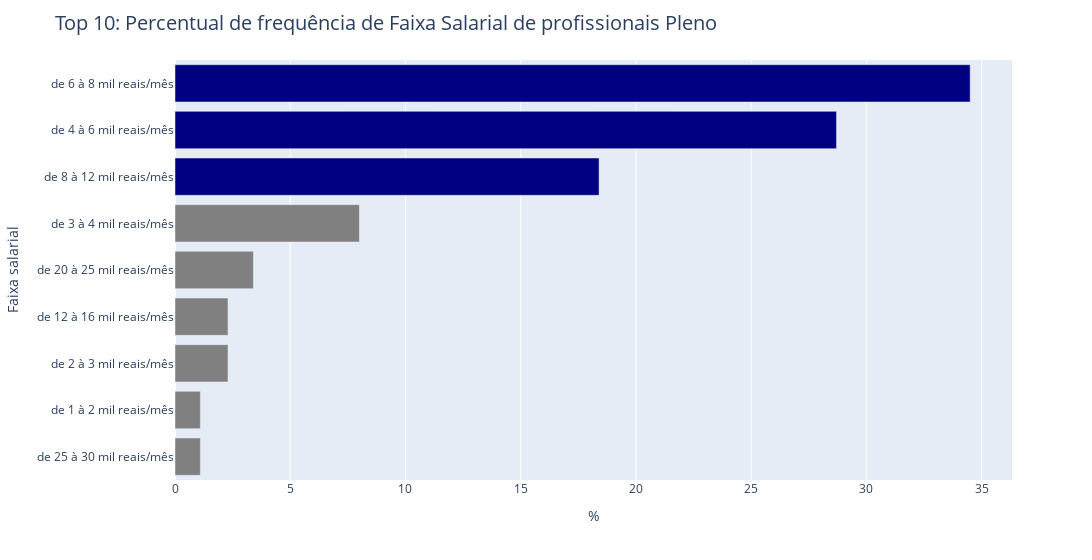

The cell this chart's notebook holds for it:
### Code cell
f.grafico_barras(freq_faixa_salarial_pleno,'Faixa salarial','Top 10: Percentual de frequência de Faixa Salarial de profissionais Pleno','cores_tres_barras',10)

### Figure 1 — Plotly figure (JSON) as saved in the notebook; plotly's stock layout.template omitted (floating-point values rounded to 4 significant figures)
{"data": [{"alignmentgroup": "True", "hovertemplate": "Faixa salarial=%{y}<br>%=%{x}<extra></extra>", "legendgroup": "de 6 à 8 mil reais/mês", "marker": {"color": "navy", "pattern": {"shape": ""}}, "name": "de 6 à 8 mil reais/mês", "offsetgroup": "de 6 à 8 mil reais/mês", "orientation": "h", "showlegend": true, "textposition": "auto", "type": "bar", "x": [34.5], "xaxis": "x", "y": ["de 6 à 8 mil reais/mês"], "yaxis": "y"}, {"alignmentgroup": "True", "hovertemplate": "Faixa salarial=%{y}<br>%=%{x}<extra></extra>", "legendgroup": "de 4 à 6 mil reais/mês", "marker": {"color": "navy", "pattern": {"shape": ""}}, "name": "de 4 à 6 mil reais/mês", "offsetgroup": "de 4 à 6 mil reais/mês", "orientation": "h", "showlegend": true, "textposition": "auto", "type": "bar", "x": [28.7], "xaxis": "x", "y": ["de 4 à 6 mil reais/mês"], "yaxis": "y"}, {"alignmentgroup": "True", "hovertemplate": "Faixa salarial=%{y}<br>%=%{x}<extra></extra>", "legendgroup": "de 8 à 12 mil reais/mês", "marker": {"color": "navy", "pattern": {"shape": ""}}, "name": "de 8 à 12 mil reais/mês", "offsetgroup": "de 8 à 12 mil reais/mês", "orientation": "h", "showlegend": true, "textposition": "auto", "type": "bar", "x": [18.4], "xaxis": "x", "y": ["de 8 à 12 mil reais/mês"], "yaxis": "y"}, {"alignmentgroup": "True", "hovertemplate": "Faixa salarial=%{y}<br>%=%{x}<extra></extra>", "legendgroup": "de 3 à 4 mil reais/mês", "marker": {"color": "gray", "pattern": {"shape": ""}}, "name": "de 3 à 4 mil reais/mês", "offsetgroup": "de 3 à 4 mil reais/mês", "orientation": "h", "showlegend": true, "textposition": "auto", "type": "bar", "x": [8], "xaxis": "x", "y": ["de 3 à 4 mil reais/mês"], "yaxis": "y"}, {"alignmentgroup": "True", "hovertemplate": "Faixa salarial=%{y}<br>%=%{x}<extra></extra>", "legendgroup": "de 20 à 25 mil reais/mês", "marker": {"color": "gray", "pattern": {"shape": ""}}, "name": "de 20 à 25 mil reais/mês", "offsetgroup": "de 20 à 25 mil reais/mês", "orientation": "h", "showlegend": true, "textposition": "auto", "type": "bar", "x": [3.4], "xaxis": "x", "y": ["de 20 à 25 mil reais/mês"], "yaxis": "y"}, {"alignmentgroup": "True", "hovertemplate": "Faixa salarial=%{y}<br>%=%{x}<extra></extra>", "legendgroup": "de 12 à 16 mil reais/mês", "marker": {"color": "gray", "pattern": {"shape": ""}}, "name": "de 12 à 16 mil reais/mês", "offsetgroup": "de 12 à 16 mil reais/mês", "orientation": "h", "showlegend": true, "textposition": "auto", "type": "bar", "x": [2.3], "xaxis": "x", "y": ["de 12 à 16 mil reais/mês"], "yaxis": "y"}, {"alignmentgroup": "True", "hovertemplate": "Faixa salarial=%{y}<br>%=%{x}<extra></extra>", "legendgroup": "de 2 à 3 mil reais/mês", "marker": {"color": "gray", "pattern": {"shape": ""}}, "name": "de 2 à 3 mil reais/mês", "offsetgroup": "de 2 à 3 mil reais/mês", "orientation": "h", "showlegend": true, "textposition": "auto", "type": "bar", "x": [2.3], "xaxis": "x", "y": ["de 2 à 3 mil reais/mês"], "yaxis": "y"}, {"alignmentgroup": "True", "hovertemplate": "Faixa salarial=%{y}<br>%=%{x}<extra></extra>", "legendgroup": "de 1 à 2 mil reais/mês", "marker": {"color": "gray", "pattern": {"shape": ""}}, "name": "de 1 à 2 mil reais/mês", "offsetgroup": "de 1 à 2 mil reais/mês", "orientation": "h", "showlegend": true, "textposition": "auto", "type": "bar", "x": [1.1], "xaxis": "x", "y": ["de 1 à 2 mil reais/mês"], "yaxis": "y"}, {"alignmentgroup": "True", "hovertemplate": "Faixa salarial=%{y}<br>%=%{x}<extra></extra>", "legendgroup": "de 25 à 30 mil reais/mês", "marker": {"color": "gray", "pattern": {"shape": ""}}, "name": "de 25 à 30 mil reais/mês", "offsetgroup": "de 25 à 30 mil reais/mês", "orientation": "h", "showlegend": true, "textposition": "auto", "type": "bar", "x": [1.1], "xaxis": "x", "y": ["de 25 à 30 mil reais/mês"], "yaxis": "y"}], "layout": {"barmode": "relative", "legend": {"title": {"text": "Faixa salarial"}, "tracegroupgap": 0}, "margin": {"t": 60}, "showlegend": false, "title": {"font": {"size": 20}, "text": "Top 10: Percentual de frequência de Faixa Salarial de profissionais Pleno"}, "width": 1200, "xaxis": {"anchor": "y", "domain": [0, 1], "title": {"text": "%"}}, "yaxis": {"anchor": "x", "categoryarray": ["de 25 à 30 mil reais/mês", "de 1 à 2 mil reais/mês", "de 2 à 3 mil reais/mês", "de 12 à 16 mil reais/mês", "de 20 à 25 mil reais/mês", "de 3 à 4 mil reais/mês", "de 8 à 12 mil reais/mês", "de 4 à 6 mil reais/mês", "de 6 à 8 mil reais/mês"], "categoryorder": "array", "domain": [0, 1], "title": {"text": "Faixa salarial"}}}}
